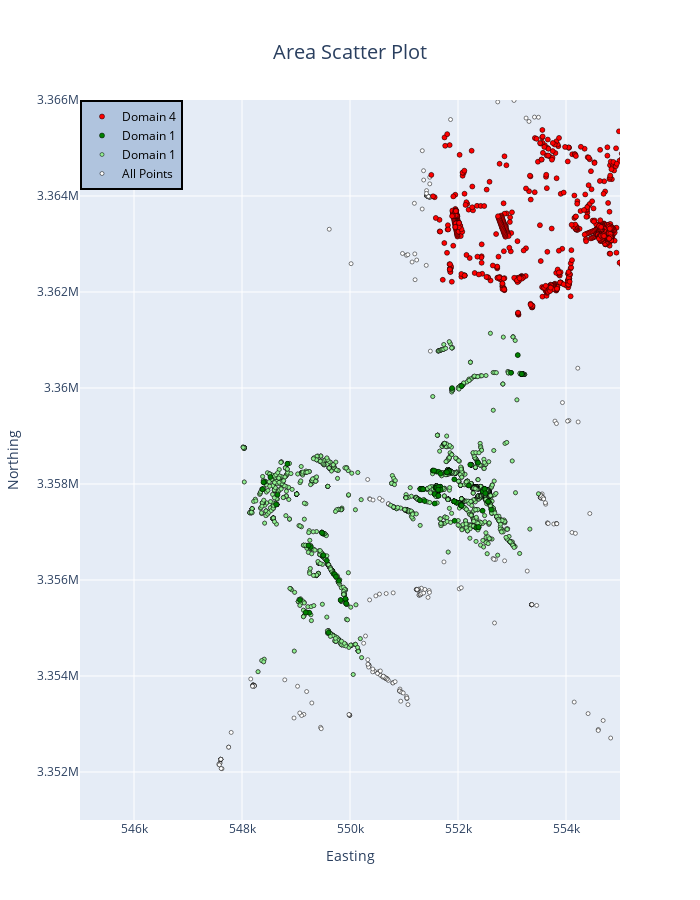

Notebook cell for this chart:
### Code cell
# Create plotly figure
fig = go.Figure()

fig.update_layout(
    autosize=False,
    width=700,
    height=900,
    legend=dict(
        x=0,
        y=1,
        traceorder="reversed",
        title_font_family="Times New Roman",
        font=dict(
            size=12,
            color="black"
        ),
        bgcolor="LightSteelBlue",
        bordercolor="Black",
        borderwidth=2
    ),
    scene_camera_eye=dict(x=10, y=10, z=1),
    # yaxis=dict(
    #     range=[0, 100]
    # ),
    xaxis=dict(
        range=[547000, 600000]
    )
)


# Plot all points
fig.add_trace(go.Scatter(
    x=data_frame['Geometry'].apply(lambda x: x.x),
    y=data_frame['Geometry'].apply(lambda x: x.y),
    mode='markers',
    name='All Points',
    marker=dict(color='white', size=4, line=dict(width=0.5, color='black')),
))

# Plot points above threshold

fig.add_trace(go.Scatter(
    x=data_frame[(data_frame['Domain']==1)]['Geometry'].apply(lambda x: x.x),
    y=data_frame[(data_frame['Domain']==1)]['Geometry'].apply(lambda x: x.y),
    mode='markers',
    name='Domain 1',
    marker=dict(color='lightgreen', size=4, line=dict(width=0.5, color='black')),
    hovertemplate =
    "Northing: %{x}<br>" + "Easting: %{y}<br>" 
    ))

fig.add_trace(go.Scatter(
    x=data_frame[(data_frame['Domain']==1)&(data_frame[TARGET_COLUMN].ge(THRESHOLD))]['Geometry'].apply(lambda x: x.x),
    y=data_frame[(data_frame['Domain']==1)&(data_frame[TARGET_COLUMN].ge(THRESHOLD))]['Geometry'].apply(lambda x: x.y),
    mode='markers',
    name='Domain 1',
    marker=dict(color='green', size=5, line=dict(width=0.5, color='black')),
    hovertemplate =
    "Northing: %{x}<br>" + "Easting: %{y}<br>" 
))

fig.add_trace(go.Scatter(
    x=data_frame[(data_frame['Domain']==4)]['Geometry'].apply(lambda x: x.x),
    y=data_frame[(data_frame['Domain']==4)]['Geometry'].apply(lambda x: x.y),
    mode='markers',
    name='Domain 4',
    marker=dict(color='red', size=5, line=dict(width=0.5, color='black')),
    hovertemplate =
    "Northing: %{x}<br>" + "Easting: %{y}<br>" 
))


fig.update_layout(
    xaxis=dict(range=[545000, 555000]),
    yaxis=dict(range=[3351000, 3366000])
)

fig.update_layout(
    title=dict(text="Area Scatter Plot", font=dict(size=20), x=0.5, y=0.95),
)
fig.update_xaxes(title_text='Easting')
fig.update_yaxes(title_text='Northing')

# Show plot
fig.show()

### Figure 1 — Plotly figure (JSON) as saved in the notebook; plotly's stock layout.template omitted (floating-point values rounded to 4 significant figures; data arrays with more than 128 entries replaced by an {"elided": "..."} marker saying what was removed)
{"data": [{"marker": {"color": "white", "line": {"color": "black", "width": 0.5}, "size": 4}, "mode": "markers", "name": "All Points", "type": "scatter", "x": {"elided": "6594 float values"}, "y": {"elided": "6594 float values"}}, {"hovertemplate": "Northing: %{x}<br>Easting: %{y}<br>", "marker": {"color": "lightgreen", "line": {"color": "black", "width": 0.5}, "size": 4}, "mode": "markers", "name": "Domain 1", "type": "scatter", "x": {"elided": "2408 float values"}, "y": {"elided": "2408 float values"}}, {"hovertemplate": "Northing: %{x}<br>Easting: %{y}<br>", "marker": {"color": "green", "line": {"color": "black", "width": 0.5}, "size": 5}, "mode": "markers", "name": "Domain 1", "type": "scatter", "x": [551600.0, 551600.0, 551700.0, 552200.0, 552360, 552372, 551600.0, 551600.0, 551600.0, 551600.0, 551600.0, 551600.0, 551815, 551796, 551785, 552493, 552491, 552459, 552461, 552200, 551700.0, 551800.0, 551800.0, 551830, 551800.0, 551800.0, 552500.0, 552556, 552456, 552340, 552382, 551345, 551300.0, 551300.0, 551354, 551600.0, 553180, 551568, 551638, 551680, 551978, 551930, 551937, 551890, 549920, 549826, 552557, 551569, 551633, 549570, 549695, 549717, 549741, 551535, 551601, 551643, 549915, 549930, 552062, 552062, 552057, 548633, 552067, 552980, 552054, 552066, 553107, 551296, 551382, 551932, 548840, 549273, 552618, 549497, 549480, 552381, 548415, 548657, 548398, 549603, 549503, 549507, 549231, 549796, 549073, 549247, 551677, 548381, 548526, 551636, 549200.0, 551600.0, 552500.0], "y": [3358000.0, 3358000.0, 3358000.0, 3358000.0, 3358455, 3358443, 3358000.0, 3358000.0, 3358000.0, 3358000.0, 3358000.0, 3358000.0, 3358262, 3358249, 3358243, 3357893, 3357897, 3357852, 3357848, 3358000.0, 3357879, 3358265, 3358000.0, 3358000.0, 3358000.0, 3358000.0, 3358000.0, 3357633, 3357443, 3357094, 3357098, 3358000.0, 3358000.0, 3358000.0, 3357892, 3358000.0, 3360290, 3357791, 3357755, 3357879, 3357610, 3357641, 3357232, 3359997, 3355595, 3355583, 3357635, 3357593, 3357881, 3356404, 3356132, 3356118, 3356069, 3358278, 3358258, 3358253, 3355610, 3355511, 3357551, 3357551, 3357572, 3357571, 3360042, 3360316, 3357559, 3357552, 3360685, 3358000.0, 3357648, 3358097, 3358420, 3356690, 3357465, 3356969, 3356982, 3357105, 3358043, 3357778, 3358037, 3354905, 3356513, 3356517, 3356720, 3355982, 3355584, 3355318, 3358216, 3357890, 3358146, 3357756, 3355000.0, 3358000.0, 3357807]}, {"hovertemplate": "Northing: %{x}<br>Easting: %{y}<br>", "marker": {"color": "red", "line": {"color": "black", "width": 0.5}, "size": 5}, "mode": "markers", "name": "Domain 4", "type": "scatter", "x": {"elided": "832 float values"}, "y": {"elided": "832 float values"}}], "layout": {"autosize": false, "height": 900, "legend": {"bgcolor": "LightSteelBlue", "bordercolor": "Black", "borderwidth": 2, "font": {"color": "black", "size": 12}, "title": {"font": {"family": "Times New Roman"}}, "traceorder": "reversed", "x": 0, "y": 1}, "scene": {"camera": {"eye": {"x": 10, "y": 10, "z": 1}}}, "title": {"font": {"size": 20}, "text": "Area Scatter Plot", "x": 0.5, "y": 0.95}, "width": 700, "xaxis": {"range": [545000, 555000], "title": {"text": "Easting"}}, "yaxis": {"range": [3351000, 3366000], "title": {"text": "Northing"}}}}
